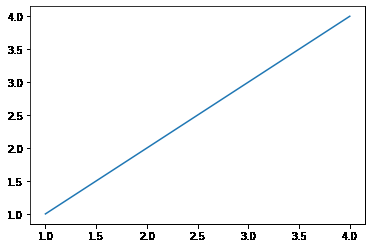
#> input picture Part_1_A_1.png, 372 x 248 px, given as the content of the folder inputs/P1/, which was not available
$ jupyter execute Exercise_1.ipynb   (text cells are left out)
#> lines starting #> are read from the running program, lines starting #| are printed output that depends on the picture; pictures that were not available may be replaced by others from this repository, and a replacement may not be noted
[cell 1]
import numpy as np
import cv2
import os
import matplotlib.pyplot as plt
import seaborn as sns; sns.set()
sns.set_style("dark")

[cell 2]
def load_images_from_folder(folder):
#> called with folder = 'inputs/P1/'
    images = []
    names = []
    for filename in os.listdir(folder):
        img = cv2.imread(os.path.join(folder,filename))
#> img is the input picture: shape (248, 372, 3); mean B, G, R 249.2, 248.9, 248.3
        if img is not None:
            images.append(img)
            names.append(filename.split('.')[0])
    return images, names

[cell 3]
def image_mirror(image):
    temp = image.copy()
    for i in range(image.shape[0]):
        for j in range(image.shape[1]):
            temp[i,j] = image[i,image.shape[1]-j-1]
    return temp

[cell 4]
def make_symmetric_images(image):
    L = image[:,:image.shape[1]//2,:]
    R = image[:,image.shape[1]//2:,:]
    LL = np.concatenate((L,image_mirror(L)),axis=1)
    RR = np.concatenate((image_mirror(R), R),axis=1)
    RL = np.concatenate((image_mirror(R), image_mirror(L)),axis=1)
    return LL, RR, RL

[cell 5]
def PSNR(img, ref):
    return 20 * np.log10(255.0 / np.sqrt(np.mean((img - ref) ** 2)))

[cell 6]
def SSIM(img, ref):
    C1 = (0.01 * 255)**2
    C2 = (0.03 * 255)**2

    img = img.astype(np.float64)
    ref = ref.astype(np.float64)
    kernel = cv2.getGaussianKernel(11, 1.5)
    window = np.outer(kernel, kernel.transpose())

    mu1 = cv2.filter2D(img, -1, window)[5:-5, 5:-5]
    mu2 = cv2.filter2D(ref, -1, window)[5:-5, 5:-5]
    mu1_sq = mu1**2
    mu2_sq = mu2**2
    mu1_mu2 = mu1 * mu2
    sigma1_sq = cv2.filter2D(img**2, -1, window)[5:-5, 5:-5] - mu1_sq
    sigma2_sq = cv2.filter2D(ref**2, -1, window)[5:-5, 5:-5] - mu2_sq
    sigma12 = cv2.filter2D(img * ref, -1, window)[5:-5, 5:-5] - mu1_mu2

    ssim_map = ((2 * mu1_mu2 + C1) * (2 * sigma12 + C2)) / ((mu1_sq + mu2_sq + C1) * (sigma1_sq + sigma2_sq + C2))

    return round(ssim_map.mean(), 2)

[cell 7]
def display_image(image):
    img_rgb = cv2.cvtColor(image, cv2.COLOR_BGR2RGB)
    plt.imshow(img_rgb)
    plt.axis('off')
    plt.show()

[cell 8]
images_list, names = load_images_from_folder('inputs/P1/')
#> images_list = 1 item; names = ['Part_1_A_1']
len(images_list)
#> Out = 1

[cell 9]
for i in range(len(images_list)):
    # If odd columns
    if images_list[i].shape[1]%2 == 1:
        images_list[i] = images_list[i][:,:-1,:]
    print(images_list[i].shape)
#> this loop made 1 pass
#| (248, 372, 3)

[cell 10]
names
#> Out = ['Part_1_A_1']

[cell 11]
for i in range(len(images_list)):
    img_rgb = cv2.cvtColor(images_list[i], cv2.COLOR_BGR2RGB)
    plt.imshow(img_rgb)
    plt.axvline(x=img_rgb.shape[1]/2, ymin=0, ymax=img_rgb.shape[0], color='g', linewidth=5)
    plt.axis('off')
    plt.show()
#> this loop made 1 pass
#> pass 1, `plt.show()`:
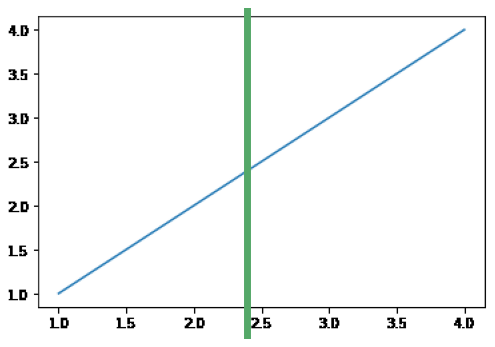
#> figure drawn by matplotlib, 1 panel

[cell 12]
psnr_list = []
ssim_list = []

# For every photo
for i in range(len(images_list)):
    # Make symmetric images
    LL, RR, RL = make_symmetric_images(images_list[i])

    fig, axs = plt.subplots(1,3,figsize=(15,5))
    fig.suptitle(names[i], fontsize=16, y=1.01)

    # Display LL and report PSNR and SSIM
    LL_rgb = cv2.cvtColor(LL, cv2.COLOR_BGR2RGB)
    axs[0].set_title(f'LL | PSNR= {PSNR(LL, images_list[i]):.3f} | SSIM= {SSIM(LL, images_list[i]):.3f}')
    axs[0].imshow(LL_rgb)
    axs[0].axis('off')

    # Display RR and report PSNR and SSIM
    # RR[:100, :100, :] = 0
    RR_rgb = cv2.cvtColor(RR, cv2.COLOR_BGR2RGB)
    axs[1].set_title(f'RR | PSNR= {PSNR(RR, images_list[i]):.3f} | SSIM= {SSIM(RR, images_list[i]):.3f}')
    axs[1].imshow(RR_rgb)
    axs[1].axis('off')

    # Display RL and report PSNR and SSIM
    RL_rgb = cv2.cvtColor(RL, cv2.COLOR_BGR2RGB)
    axs[2].set_title(f'RL | PSNR= {PSNR(RL, images_list[i]):.3f} | SSIM= {SSIM(RL, images_list[i]):.3f}')
    axs[2].imshow(RL_rgb)
    axs[2].axis('off')

    psnr_list.append((PSNR(LL, images_list[i]), PSNR(RR, images_list[i]), PSNR(RL, images_list[i])))
    ssim_list.append((SSIM(LL, images_list[i]), SSIM(RR, images_list[i]), SSIM(RL, images_list[i])))

    plt.show()
#> this loop made 1 pass
#> pass 1, in make_symmetric_images, `L = image[:,:image.shape[1]//2,:]`:
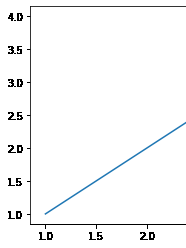
#> L: shape (248, 186, 3); mean B, G, R 248.5, 248.1, 247.6
#> pass 1, in make_symmetric_images, `R = image[:,image.shape[1]//2:,:]`:
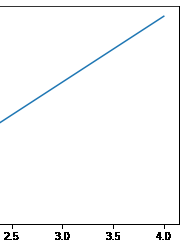
#> R: shape (248, 186, 3); mean B, G, R 250, 249.6, 249
#> pass 1, in make_symmetric_images, `LL = np.concatenate((L,image_mirror(L)),axis=1)`:
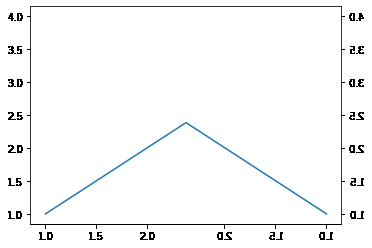
#> LL: shape (248, 372, 3); mean B, G, R 248.5, 248.1, 247.6
#> pass 1, in make_symmetric_images, `RR = np.concatenate((image_mirror(R), R),axis=1)`:
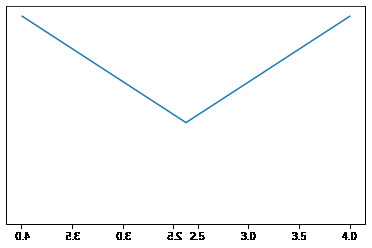
#> RR: shape (248, 372, 3); mean B, G, R 250, 249.6, 249
#> pass 1, `plt.show()`:
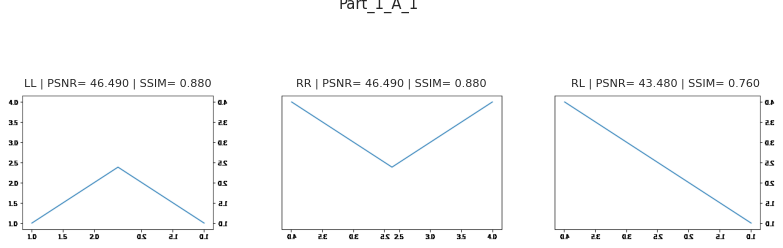
#> figure drawn by matplotlib, 3 panels
#> after the loop:
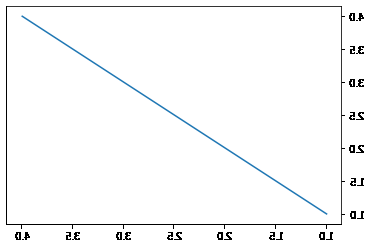
#> RL: shape (248, 372, 3); mean B, G, R 249.2, 248.9, 248.3
#> after the loop, psnr_list = [(46.49, 46.49, 43.48)]; ssim_list = [(0.88, 0.88, 0.76)]
